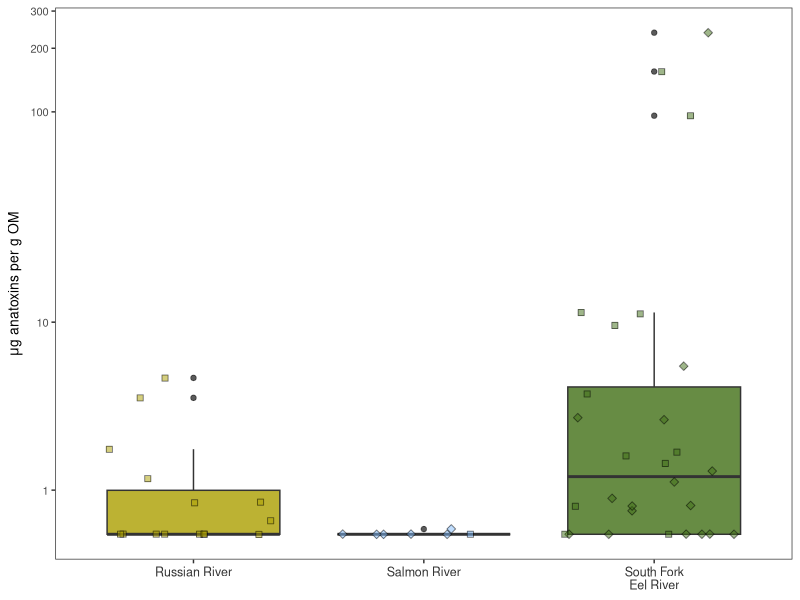
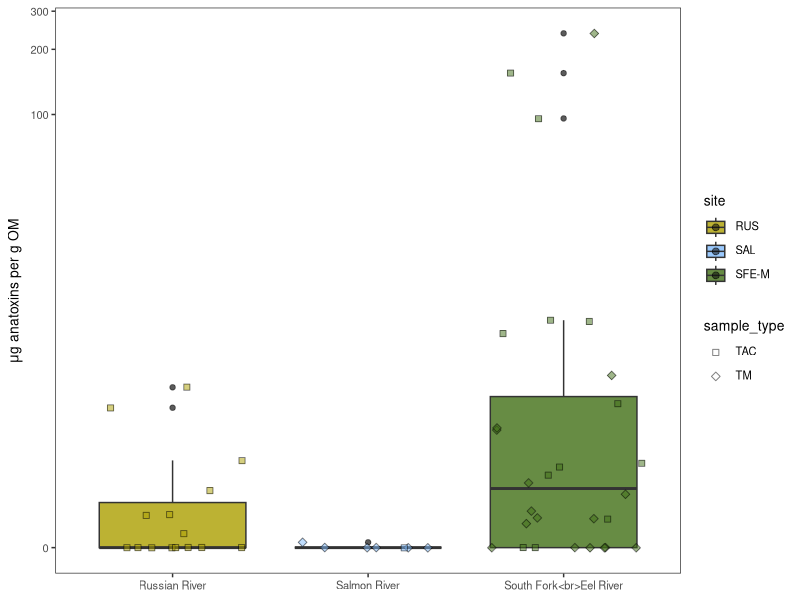
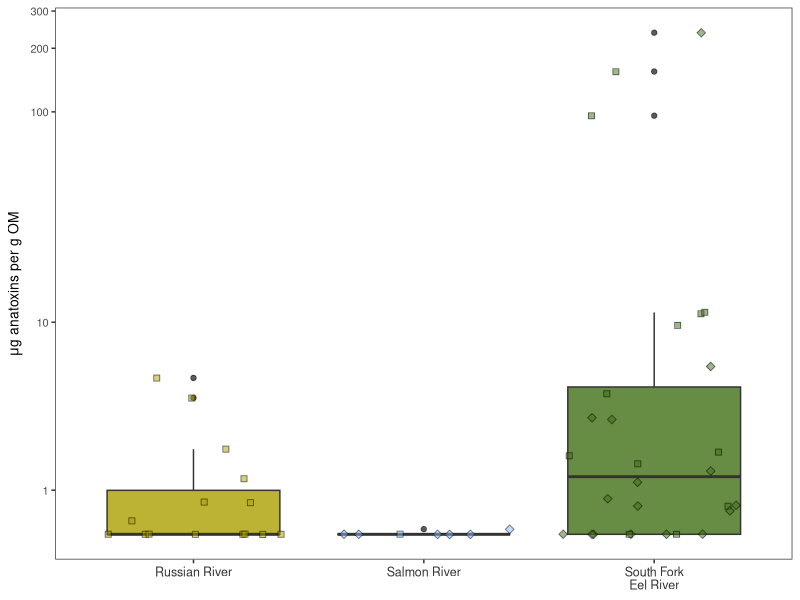
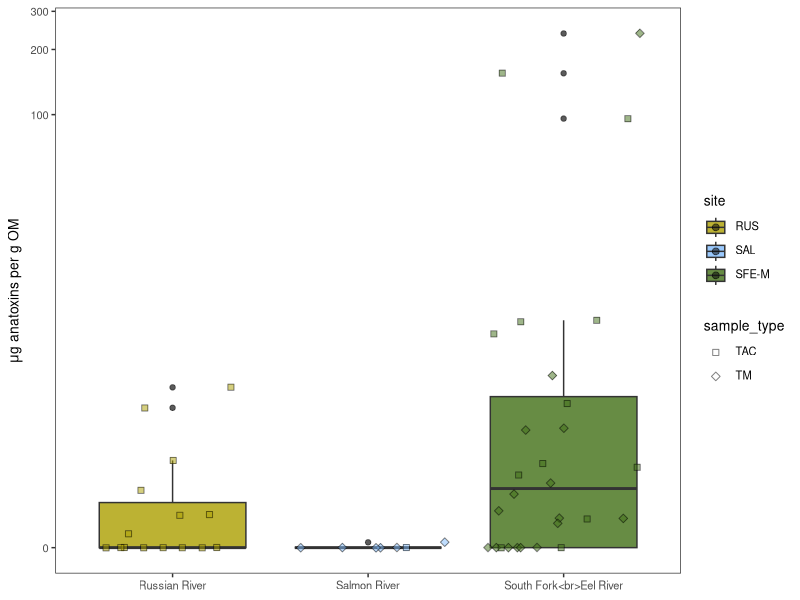

Source code (R) for these figures, in order:
#### Supplemental figure of boxplots of ATX concentrations
### Jordan Zabrecky
## last edited: 06.24.2026

# This script creates a supplemental figure showing the range of anatoxin 
# concentrations observed in each river

#### (1) Loading libraries & data ####

# loading libraries
lapply(c("tidyverse", "ggtext"), require, character.only = T)

# loading data
atx <- read.csv("./data/field_and_lab/atx_w_categorical_groupings.csv")

#### (2) Making plot ####

# set universal plot theme
theme_set(theme_bw() + theme(strip.background = element_blank(),
                             plot.title = element_text(hjust = 0.5), legend.text = element_markdown(),
                             text = element_text(size = 10), strip.text = element_text(size = 10),
                             panel.grid.major = element_blank(), panel.grid.minor = element_blank()))

# set seed for consistent jitter :)
set.seed(6)
plot = ggplot(data = atx %>% filter(sample_type != "NT"), 
              aes(x = site, y = ATX_all_ug_org_mat, fill = site)) +
  geom_boxplot(alpha = 0.8) +
  geom_jitter(alpha = 0.5, aes(fill = site, shape = sample_type), color = "black", size = 2) + 
  scale_fill_manual(values = c("SAL" = "#81bbfc",
                               "SFE-M" = "#416f16",
                               "RUS" = "#ab9f00")) +
  scale_x_discrete(labels = c("Russian River", "Salmon River", "South Fork<br>Eel River")) +
  scale_shape_manual(values = c(22, 23)) +
  scale_y_continuous(trans=scales::pseudo_log_trans(base = 10), breaks=c(1, 10, 100, 200, 300)) +
  labs(x = NULL, y = expression(paste(mu, "g anatoxins per g OM"), sep = "")) +
  theme(axis.text.x = element_markdown(size = 9, color = "#333333")) + 
  theme(legend.position = "none")
plot

# save
ggsave("./figures/tiff_files/sfig_atx_rivers.tiff", dpi = 600,
       width = 11, height = 9, unit="cm")

# get legend
plot = ggplot(data = atx %>% filter(sample_type != "NT"), 
              aes(x = site, y = ATX_all_ug_org_mat, fill = site)) +
  geom_boxplot(alpha = 0.8) +
  geom_jitter(alpha = 0.5, aes(fill = site, shape = sample_type), color = "black", size = 2) + 
  scale_fill_manual(values = c("SAL" = "#81bbfc",
                               "SFE-M" = "#416f16",
                               "RUS" = "#ab9f00")) +
  scale_x_discrete(labels = c("Russian River", "Salmon River", "South Fork<br>Eel River")) +
  scale_shape_manual(values = c(22, 23)) +
  scale_y_continuous(trans=scales::pseudo_log_trans(base = 10)) +
  labs(x = NULL, y = expression(paste(mu, "g anatoxins per g OM"), sep = "")) +
  theme(legend.position = "right")
plot

# save
ggsave("./figures/tiff_files/sfig_atx_legend.tiff", dpi = 600,
       width = 11, height = 9, unit="cm")
